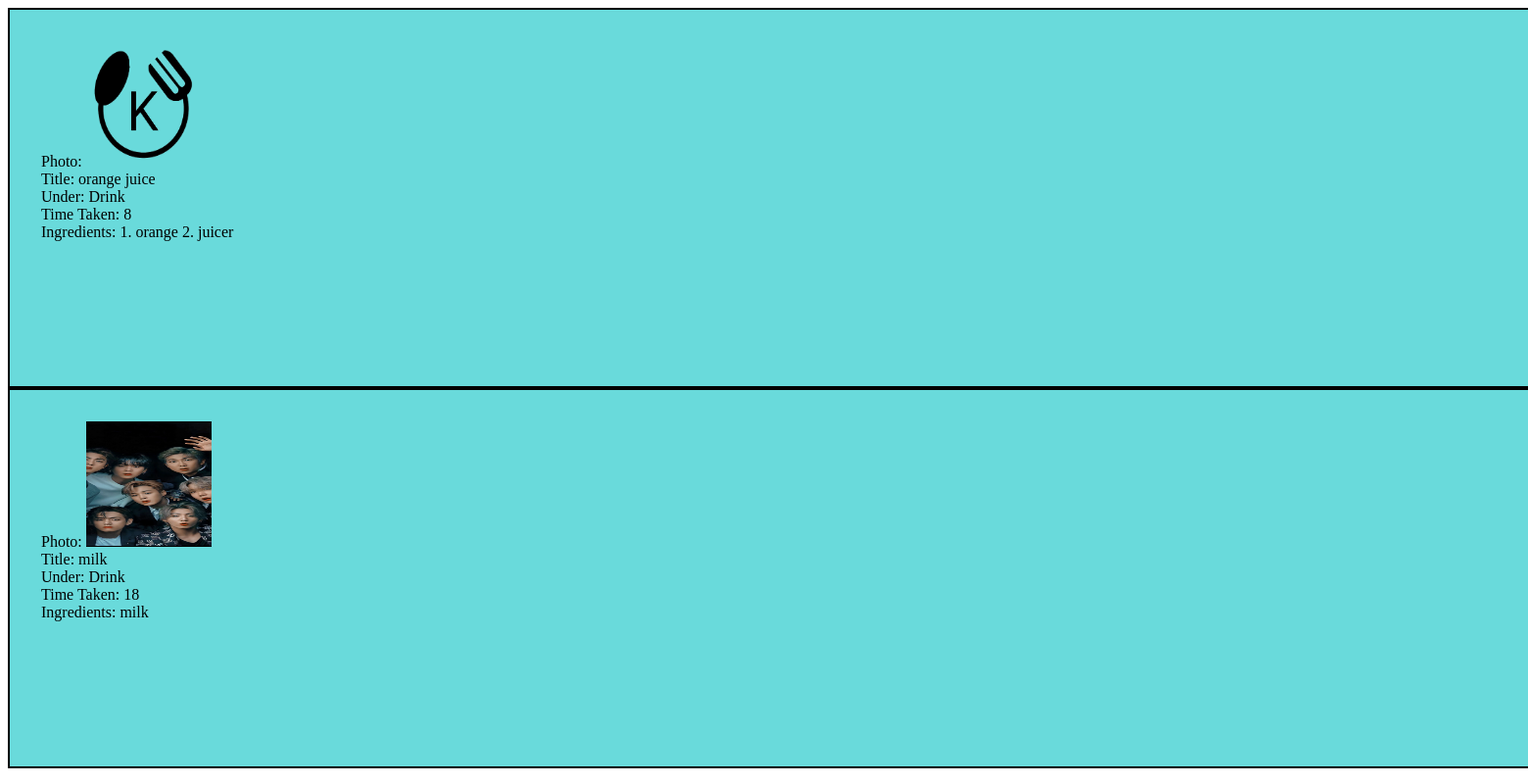
The page /Dropdown/drink.php on the database its author committed.
### tables this page shows
CREATE TABLE `saved` (
  `id` int(255) NOT NULL,
  `title` varchar(100) NOT NULL,
  `under` varchar(50) NOT NULL,
  `time taken` int(10) NOT NULL,
  `ingredients` text NOT NULL,
  `file` varchar(100) NOT NULL
);

### Dropdown/drink.php (the view, shortened to what this page needs)
<!DOCTYPE html>
<html lang="en">
<head>
    <link rel="stylesheet" href="../css/all.css?php echo time(); ?>">    <title>Form Data</title>
</head>
<body>
    <?php
    include('../database/db_connection.php');
    mysqli_select_db($conn, "test");
    $query = "SELECT * FROM `saved` WHERE under='Drink' ";
    $result = mysqli_query($conn, $query);
    if (mysqli_num_rows($result) > 0) {
        while ($row = mysqli_fetch_assoc($result)) {
    ?>
            <div class="container">
                <div>
                    <?php echo "Photo: " .'<img src="'.$row["file"].'" alt="HTML5 Icon" class="contain" style="width:128px;height:128px">'. "</br>";
                    echo "Title: " . $row["title"] . "</br>";
                    echo " Under: "  . $row["under"] . "</br>";
                    echo " Time Taken:  " . $row["time taken"] . "</br>";
                    echo "Ingredients: " . $row["ingredients"] . "<br>";
                    ?>
                </div>
            </div>
        <?php  }
    } else {
        echo "0 results";
    }
        ?>
</body>
</html>

### css/all.css (style rules this page uses)
.container { border: 2px solid black; padding: 2rem; height: 20rem; width: 122rem; }
.contain { height: 5rem; width: 5rem; }
div { background-color: #F8DF8B; }

### rows shown on the page
saved: file (picture), title "orange juice", under "Drink", time taken "8", ingredients "1. orange 2. juicer"
saved: file (picture), title "milk", under "Drink", time taken "18", ingredients "milk"
